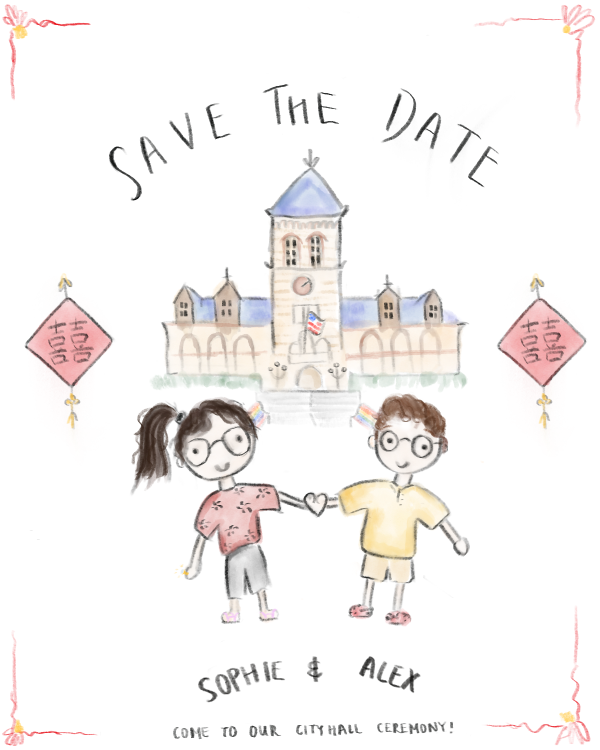
#> input picture Untitled_Artwork-1 2.png, 1200 x 1500 px (shown at 1/2 size); its folder holds 2 pictures in this run
$ python score.py '../Untitled_Artwork-2 2.png'
#> lines starting #> are read from the running program, lines starting #| are printed output that depends on the picture; after the words box and inside, x2 and y2 are one past the last pixel; in counts of white or black regions, pixels touching at a corner belong together
"""Objective parity metrics: render vs original (both composited over white, 1200x1500).

Usage: python3 score.py <render.png>  (render of save-the-date.svg at 1200x1500)
See render.sh for producing the render with headless Chromium.
Metrics:
  1. global_rmse      — RGB root-mean-square error (0-255 scale, lower better)
  2. global_ssim      — grayscale structural similarity (0-1, higher better)
  3. edge_f1          — F1 overlap of dilated Sobel edge maps (line placement/weight)
  4. region ΔE        — CIEDE2000 distance between median wash colors per element
  5. region ink Δ     — |non-white coverage fraction difference| per element
"""
import sys
import numpy as np
from PIL import Image
from skimage.metrics import structural_similarity as ssim
from skimage.color import rgb2lab, deltaE_ciede2000
from skimage.filters import sobel
from skimage.morphology import dilation, disk

REGIONS = {
  'title':        (170, 130, 900, 230),
  'spire':        (540, 340, 140, 100),
  'tower':        (540, 440, 140, 340),
  'wing-left':    (300, 570, 240, 210),
  'wing-right':   (660, 570, 240, 210),
  'entrance':     (500, 700, 210, 180),
  'lantern-L':    (60, 550, 200, 330),
  'lantern-R':    (940, 550, 200, 330),
  'corner-TL':    (0, 0, 300, 300),
  'corner-TR':    (900, 0, 300, 300),
  'corner-BL':    (0, 1200, 300, 300),
  'corner-BR':    (900, 1200, 300, 300),
  'sophie-head':  (360, 780, 220, 200),
  'sophie-body':  (380, 980, 200, 300),
  'alex-head':    (660, 780, 220, 200),
  'alex-body':    (660, 980, 220, 300),
  'names':        (330, 1290, 560, 110),
  'footer':       (250, 1420, 700, 60),
}

def load_white(path):
#> called with path = 'qa/../Untitled_Artwork-1 2.png'
    im = Image.open(path).convert('RGBA')
#> im is the input picture: PIL image 1200x1500 RGBA; mean R, G, B, A 30.9, 16.7, 11, 16.3
    if im.size != (1200, 1500):
        im = im.resize((1200, 1500))
    a = np.array(im).astype(float)
    al = a[...,3:4]/255.0
    return a[...,:3]*al + 255.0*(1-al)

import os
HERE = os.path.dirname(os.path.abspath(__file__))
orig = load_white(os.path.join(HERE, '..', 'Untitled_Artwork-1 2.png'))
rend = load_white(sys.argv[1])
#> call 2 of load_white, with path = '../Untitled_Artwork-2 2.png'
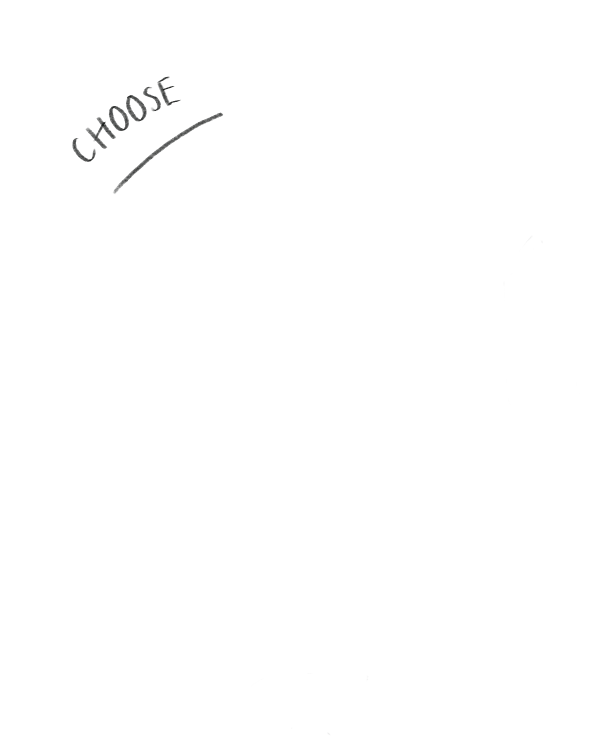
#> input picture Untitled_Artwork-2 2.png, 1200 x 1500 px (shown at 1/2 size)
#> in load_white, im is the input picture: PIL image 1200x1500 RGBA; mean R, G, B, A 0, 0, 0, 0.5
#> in load_white (call 2), `al = a[...,3:4]/255.0`:
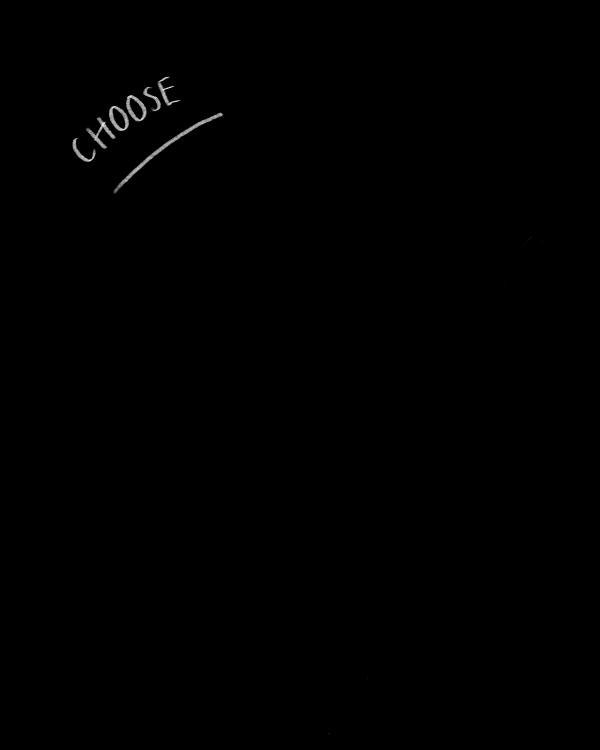
#> al: shape (1500, 1200, 1) float64 (shown at 1/2 size); min 0, max 0.929, mean 0.00209

# 1. global RMSE
rmse = float(np.sqrt(((orig-rend)**2).mean()))
#> rmse = 36.01

# 2. SSIM (grayscale)
g1 = orig.mean(axis=2)/255.0; g2 = rend.mean(axis=2)/255.0
#> after `g1 = orig.mean(axis=2) / 255.0`:
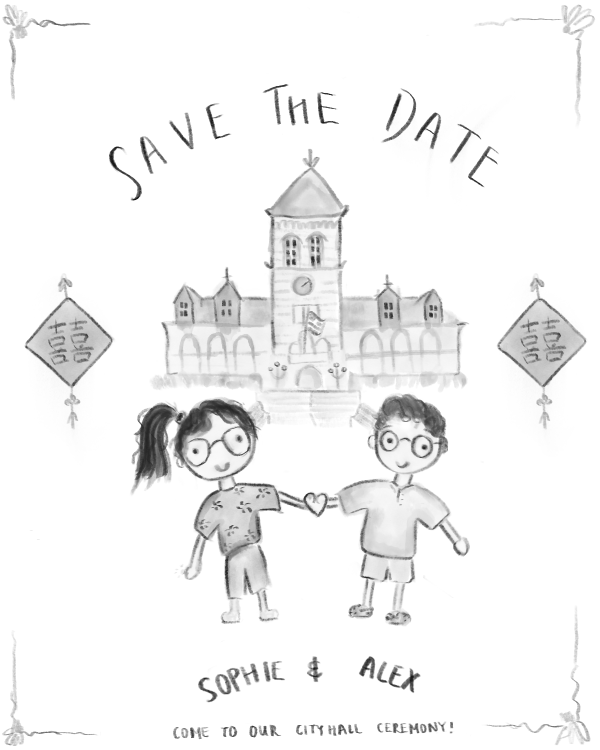
#> g1: shape (1500, 1200) float64 (shown at 1/2 size); min 0.0581, max 1, mean 0.954
s = float(ssim(g1, g2, data_range=1.0))
#> s = 0.838

# 3. edge F1
e1 = sobel(g1) > 0.06
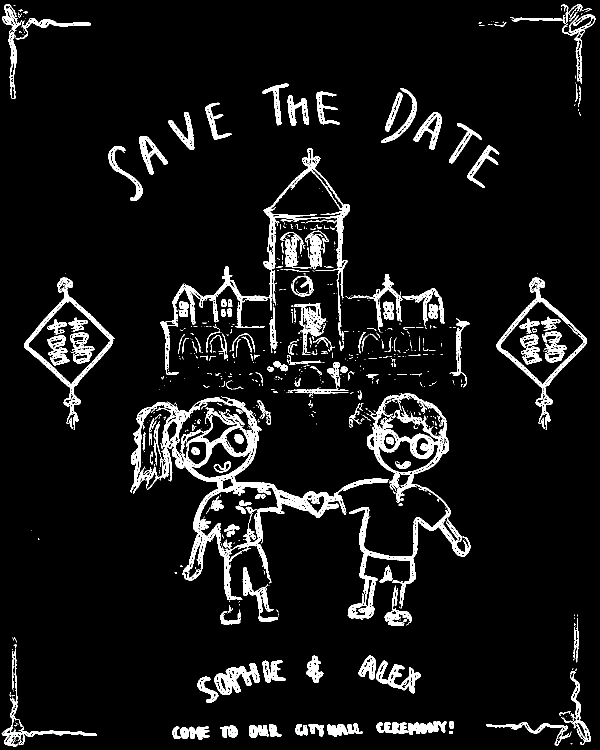
#> e1: shape (1500, 1200) bool (shown at 1/2 size); 7.3% white; 791 white regions (587 under 20 px), largest, box (x1, y1, x2, y2) and area: (261, 793, 778, 1200) 24555, (695, 786, 941, 1238) 15859, (321, 297, 700, 750) 10412
e2 = sobel(g2) > 0.06
#> e2: shape (1500, 1200) bool; 0.43% white; 10 white regions (3 under 20 px), largest, box (x1, y1, x2, y2) and area: (225, 224, 447, 389) 2393, (170, 233, 233, 299) 1139, (251, 189, 295, 244) 1017
d1 = dilation(e1, disk(4)); d2 = dilation(e2, disk(4))
#> after `d1 = dilation(e1, disk(4))`:
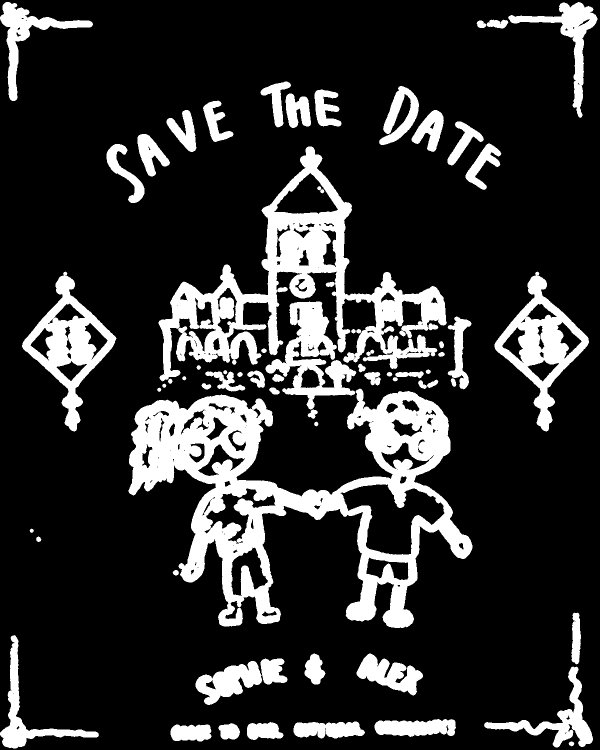
#> d1: shape (1500, 1200) bool (shown at 1/2 size); 18.1% white; 65 white regions, largest, box (x1, y1, x2, y2) and area: (257, 777, 945, 1256) 110546, (317, 293, 894, 763) 65351, (44, 543, 233, 863) 18404
#> after `d2 = dilation(e2, disk(4))`:
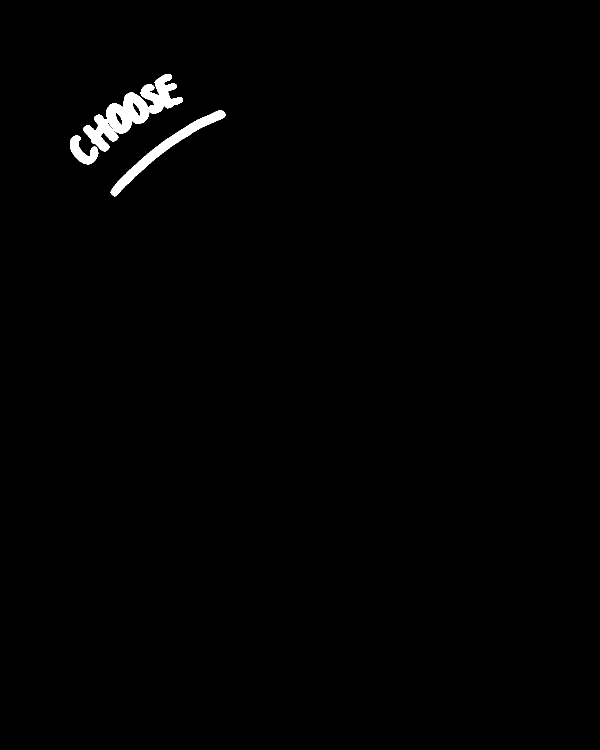
#> d2: shape (1500, 1200) bool (shown at 1/2 size); 0.91% white; 3 white regions, box (x1, y1, x2, y2) and area: (166, 148, 366, 303) 9833, (221, 220, 451, 393) 4930, (140, 271, 197, 329) 1585
prec = (e2 & d1).sum()/max(e2.sum(),1)
#> prec = 0.146
rec  = (e1 & d2).sum()/max(e1.sum(),1)
#> rec = 0.00867
f1 = 2*prec*rec/max(prec+rec, 1e-9)
#> f1 = 0.0164

print(f'GLOBAL  rmse={rmse:6.2f}  ssim={s:.4f}  edge_f1={f1:.4f} (p={prec:.3f} r={rec:.3f})')
#| GLOBAL  rmse= 36.01  ssim=0.8376  edge_f1=0.0164 (p=0.146 r=0.009)

# 3b. spatial steering: worst 80px tiles by RMSE (finer than the semantic regions)
T = 80
th, tw = 1500 // T, 1200 // T
tile_err = np.sqrt(((orig - rend) ** 2).mean(axis=2))
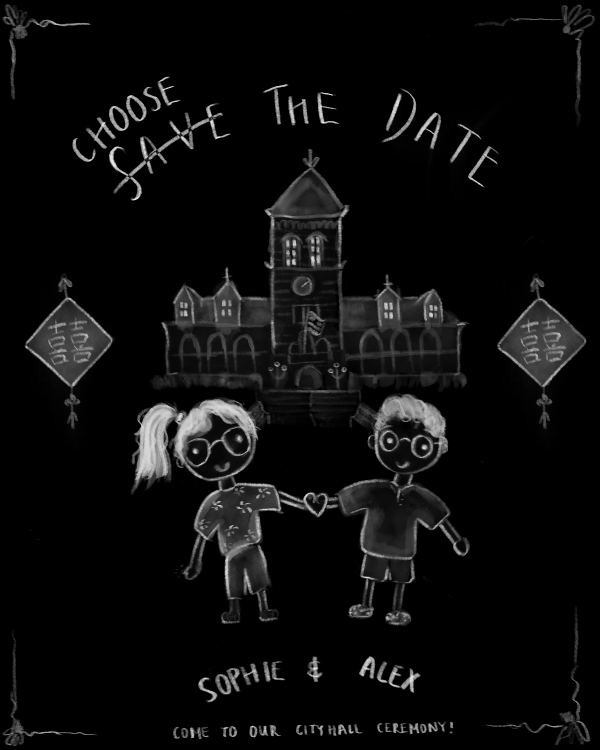
#> tile_err: shape (1500, 1200) float64 (shown at 1/2 size); min 0, max 240.2, mean 12.8
tiles = tile_err[:th*T, :tw*T].reshape(th, T, tw, T).mean(axis=(1, 3))
worst = sorted(((tiles[r_, c_], c_*T, r_*T) for r_ in range(th) for c_ in range(tw)), reverse=True)[:8]
#> worst = [(109.1, 320, 800), (101.3, 400, 800), (98.47, 800, 800), (95.9, 240, 880), (86.65, 1040, 640), (80.52, 80, 640), (71.06, 240, 800), (69.71, 320, 880)]
print('\nworst tiles (80px):', '  '.join(f'({x},{y})={v:.0f}' for v, x, y in worst))
#| worst tiles (80px): (320,800)=109  (400,800)=101  (800,800)=98  (240,880)=96  (1040,640)=87  (80,640)=81  (240,800)=71  (320,880)=70
print()
print(f'{"region":13s} {"dE_med":>7s} {"ink_o":>6s} {"ink_r":>6s} {"inkΔ":>6s} {"rmse":>7s}')

def med_nonwhite(p):
    nw = p[(p<235).any(axis=1)]
    return np.median(nw, axis=0) if len(nw) > 30 else None

rows = []
for name,(x,y,w,h) in REGIONS.items():
    po = orig[y:y+h, x:x+w].reshape(-1,3)
    pr = rend[y:y+h, x:x+w].reshape(-1,3)
    mo, mr = med_nonwhite(po), med_nonwhite(pr)
    if mo is None or mr is None:
        de = float('nan')
    else:
        de = float(deltaE_ciede2000(rgb2lab(mo[None,None]/255.0), rgb2lab(mr[None,None]/255.0))[0,0])
    io = float(((po<235).any(axis=1)).mean())
    ir = float(((pr<235).any(axis=1)).mean())
    rr = float(np.sqrt(((po-pr)**2).mean()))
    rows.append((name, de, io, ir, abs(io-ir), rr))
#> this loop made 18 passes
#> (mo, mr, de, io, ir, rr) on passes 1, 9: ([119.2, 120.2, 119.3], [105.8, 107, 106], 5.25, 0.0605, 0.0299, 41.29), ([248.1, 186.1, 175], [105.2, 107, 105.8], 36.86, 0.0461, 0.0363, 33.17)
#> (mo, io, ir, rr) on passes 2 to 7: ([194.1, 202, 232.1], 0.705, 0, 49.45), ([235, 223.9, 212.9], 0.762, 0, 47.64), ([220.1, 218, 218], 0.7, 0, 44.37), ([226, 220.1, 218.1], 0.755, 0, 44.41), ([233, 227.9, 221], 0.434, 0, 31.22), ([243, 175.1, 175.8], 0.293, 0, 45.45)
#> after the loop, rows = 18 items

for name, de, io, ir, dd, rr in sorted(rows, key=lambda r: -(r[1] if r[1]==r[1] else 0)):
    print(f'{name:13s} {de:7.1f} {io:6.2f} {ir:6.2f} {dd:6.2f} {rr:7.1f}')
#> this loop made 18 passes
#> (name, de, io, ir, dd, rr) on passes 1 to 12: ('corner-TL', 36.86, 0.0461, 0.0363, 0.00982, 33.17), ('title', 5.25, 0.0605, 0.0299, 0.0306, 41.29), ('spire', nan, 0.705, 0, 0.705, 49.45), ('tower', nan, 0.762, 0, 0.762, 47.64), ('wing-left', nan, 0.7, 0, 0.7, 44.37), ('wing-right', nan, 0.755, 0, 0.755, 44.41), ('entrance', nan, 0.434, 0, 0.434, 31.22), ('lantern-L', nan, 0.293, 0, 0.293, 45.45), ('lantern-R', nan, 0.275, 0, 0.275, 43.34), ('corner-TR', nan, 0.0523, 0, 0.0523, 16.96), ('corner-BL', nan, 0.0354, 0, 0.0354, 12.6), ('corner-BR', nan, 0.0455, 0, 0.0455, 13.26)
#| corner-TL        36.9   0.05   0.04   0.01    33.2
#| title             5.3   0.06   0.03   0.03    41.3
#| spire             nan   0.70   0.00   0.70    49.5
#| tower             nan   0.76   0.00   0.76    47.6
#| wing-left         nan   0.70   0.00   0.70    44.4
#| wing-right        nan   0.76   0.00   0.76    44.4
#| entrance          nan   0.43   0.00   0.43    31.2
#| lantern-L         nan   0.29   0.00   0.29    45.5
#> (further printed lines are left out)
